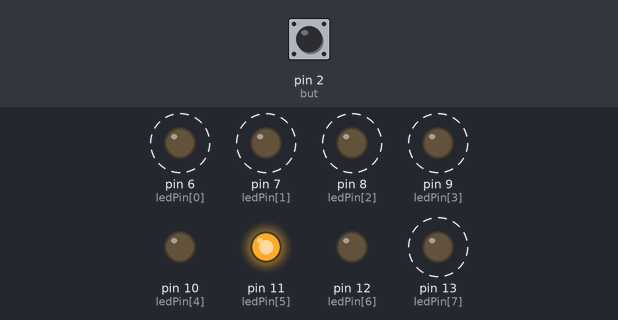
Bench run of a sketch on a simulated Arduino Uno, built with avr-gcc and run on an emulated ATmega328P. Parts: output pins drawn as LEDs (lit = HIGH). Dashed ring = blinking. The inputs (shaded band) are chosen by the test bench; at power-on: pin 2 (but) HIGH.

Above: at 1.2 s.
1.3 s: pin 2 (but) pulled LOW for 3.2 s
At 1.6 s:
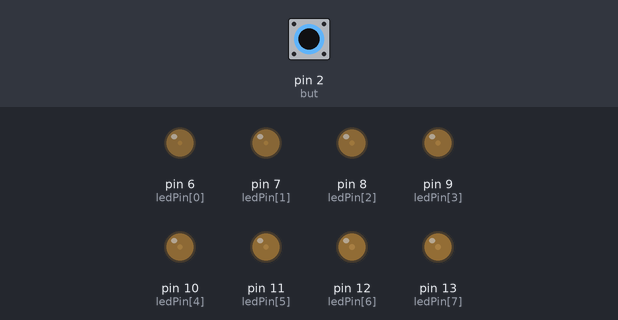
6.1 s: pin 2 (but) pulled LOW for 0.15 s
At 6.13 s:
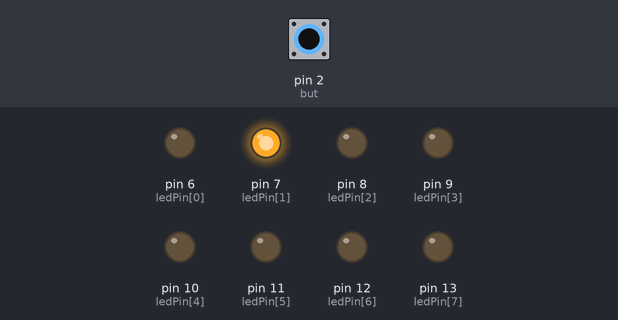
9.1 s: pin 2 (but) pulled LOW for 1 s
12.1 s: pin 2 (but) pulled LOW for 3.2 s
16.8 s: pin 2 (but) pulled LOW for 0.15 s
19.8 s: pin 2 (but) pulled LOW for 1 s
At 23.75 s:
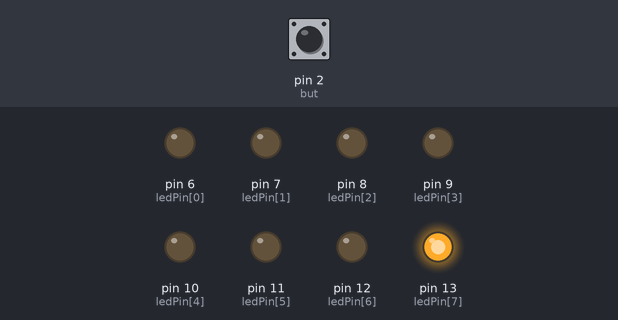
Timing chart, 0 to 23.8 s (numbered marks = the images above; inputs shaded):
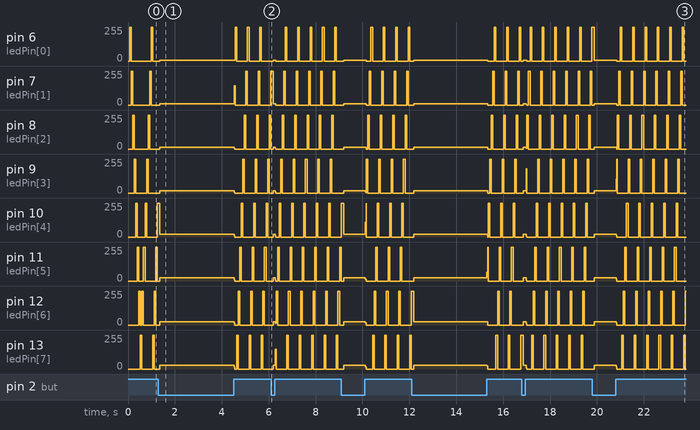

Measured:
- by itself, pin 6 (ledPin[0]): repeats every 0.53 s: 255/255 0.07 s, 0/255 0.46 s
- by itself, pin 7 (ledPin[1]): repeats every 0.57 s: 0/255 0.51 s, 255/255 0.07 s

The sketch:

ledsequencial.ino
```cpp
// Projeto 5 - Efeito de iluminação sequencial com LEDs
byte ledPin[] = {6,7,8,9,10,11,12,13}; // cria uma array para os pinos dos LEDs
int ledDelay(65); // intervalo entre as alterações
int direction = 1;
int currentLED = 0;
int but = 2;
unsigned long changeTime;

void setup() {
  for (int x=0; x<8; x++) {
    pinMode(ledPin[x], OUTPUT);
    }
    changeTime = millis();
    pinMode(but, INPUT_PULLUP);
}

void loop() {
  if ((millis() - changeTime) > ledDelay) {
    changeLED();
    changeTime = millis();
  }
}
void changeLED(){
  while(!digitalRead(but) == HIGH){
  for (int x=0; x<8; x++) {
    digitalWrite(ledPin[x], LOW);
  }
  digitalWrite(ledPin[currentLED], HIGH);
  currentLED += direction;
  if(currentLED == 7) {
    direction = -1;
  }
  if(currentLED == 0) {
    direction = 7;
  }
 }
  for (int x=0; x<8; x++) {
    digitalWrite(ledPin[x], LOW);
  }
  digitalWrite(ledPin[currentLED], HIGH);
  currentLED += direction;
  if(currentLED == 7) {
    direction = -1;
  }
  if(currentLED == 0) {
    direction = 7;
  }
}
```
